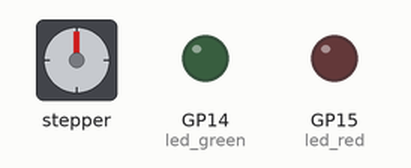
Recording of a program running on a simulated Raspberry Pi Pico running MicroPython. On the bench: stepper motor, output pins drawn as LEDs (lit = HIGH). The stepper is drawn at 200 steps a turn; pins used as bus, display or sensor lines are not drawn.

Above: at 0.1 s.
At 3.87 s:
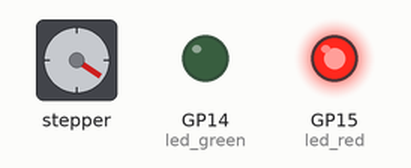
At 7.77 s:
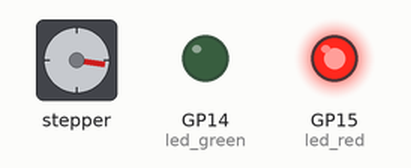
At 14.99 s:
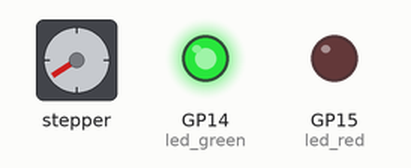
At 21.89 s:
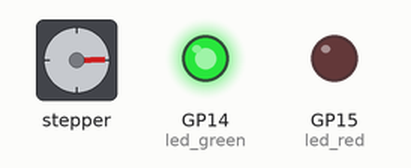
At 29.71 s:
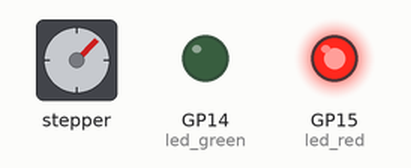
Timing chart, 0 to 29.8 s (numbered marks = the images above):
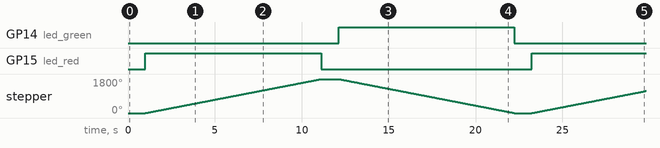

The program:

drv8825.py
```python
# Stepper control w/o stepping

from time import sleep
from machine import Pin

DIR = Pin(16, Pin.OUT)   # Direction GPIO Pin
STEP = Pin(17, Pin.OUT)  # Step GPIO Pin
led_red = Pin(15, Pin.OUT)
led_green = Pin(14, Pin.OUT)

step_count = 1000
delay = .005

while True:
    sleep(1)

    for x in range(step_count):
        DIR.value(1)
        led_red.value(1)
        led_green.value(0)
        STEP.value(1)
        sleep(delay)
        STEP.value(0)
        sleep(delay)
        led_red.value(0)

    sleep(1)

    for x in range(step_count):
        led_red.value(0)
        led_green.value(1)
        DIR.value(0)
        STEP.value(1)
        sleep(delay)
        STEP.value(0)
        sleep(delay)
        led_green.value(0)
```

Measured:
- by itself, GP14 (led_green): LOW → HIGH at 12.1 s, → LOW 10.1 s later
- by itself, GP15 (led_red): LOW → HIGH at 1.0 s, → LOW 10.1 s later, → HIGH 12.1 s later
- by itself, stepper: turns 1800° clockwise in 10.1 s, then 1800° counter-clockwise in 10.1 s, then 1168° clockwise in 6.6 s
